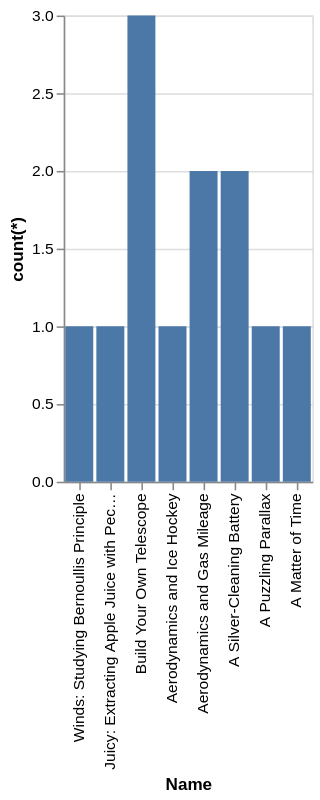

Write the Vega-Lite specification saved for this chart.
### Vega-Lite specification from a JSON file in a GitHub repository (floating-point values rounded to 4 significant figures)
{"data": {"values": [{"x_data": "Winds: Studying Bernoullis Principle", "y_data": 1}, {"x_data": "Juicy: Extracting Apple Juice with Pectinase", "y_data": 1}, {"x_data": "Build Your Own Telescope", "y_data": 3}, {"x_data": "Aerodynamics and Ice Hockey", "y_data": 1}, {"x_data": "Aerodynamics and Gas Mileage", "y_data": 2}, {"x_data": "A Silver-Cleaning Battery", "y_data": 2}, {"x_data": "A Puzzling Parallax", "y_data": 1}, {"x_data": "A Matter of Time", "y_data": 1}]}, "mark": "bar", "encoding": {"x": {"field": "x_data", "type": "nominal", "title": "Name", "sort": "descending"}, "y": {"field": "y_data", "type": "quantitative", "title": "count(*)"}}}
